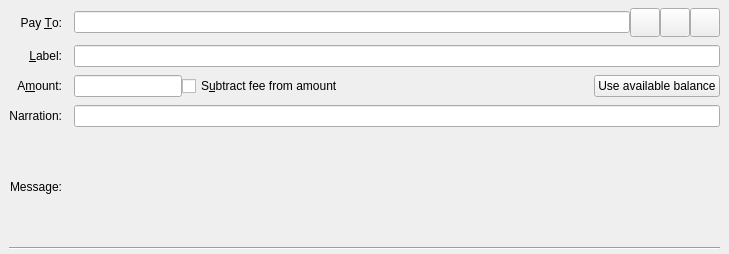
<?xml version="1.0" encoding="UTF-8"?>
<ui version="4.0">
 <class>SendCoinsEntry</class>
 <widget class="QStackedWidget" name="SendCoinsEntry">
  <property name="geometry">
   <rect>
    <x>0</x>
    <y>0</y>
    <width>729</width>
    <height>254</height>
   </rect>
  </property>
  <property name="focusPolicy">
   <enum>Qt::TabFocus</enum>
  </property>
  <property name="autoFillBackground">
   <bool>false</bool>
  </property>
  <widget class="QFrame" name="SendCoins">
   <property name="toolTip">
    <string>This is a normal payment.</string>
   </property>
   <property name="frameShape">
    <enum>QFrame::NoFrame</enum>
   </property>
   <layout class="QGridLayout" name="gridLayout">
    <property name="topMargin">
     <number>8</number>
    </property>
    <property name="bottomMargin">
     <number>4</number>
    </property>
    <property name="horizontalSpacing">
     <number>12</number>
    </property>
    <property name="verticalSpacing">
     <number>8</number>
    </property>
    <item row="4" column="0">
     <widget class="QLabel" name="lblNarration">
      <property name="text">
       <string>Narration:</string>
      </property>
      <property name="alignment">
       <set>Qt::AlignRight|Qt::AlignTrailing|Qt::AlignVCenter</set>
      </property>
      <property name="buddy">
       <cstring>edtNarration</cstring>
      </property>
     </widget>
    </item>
    <item row="0" column="0">
     <widget class="QLabel" name="payToLabel">
      <property name="text">
       <string>Pay &amp;To:</string>
      </property>
      <property name="alignment">
       <set>Qt::AlignRight|Qt::AlignTrailing|Qt::AlignVCenter</set>
      </property>
      <property name="buddy">
       <cstring>payTo</cstring>
      </property>
     </widget>
    </item>
    <item row="3" column="0">
     <widget class="QLabel" name="amountLabel">
      <property name="text">
       <string>A&amp;mount:</string>
      </property>
      <property name="alignment">
       <set>Qt::AlignRight|Qt::AlignTrailing|Qt::AlignVCenter</set>
      </property>
      <property name="buddy">
       <cstring>payAmount</cstring>
      </property>
     </widget>
    </item>
    <item row="0" column="1">
     <layout class="QHBoxLayout" name="payToLayout">
      <property name="spacing">
       <number>0</number>
      </property>
      <item>
       <widget class="QValidatedLineEdit" name="payTo">
        <property name="toolTip">
         <string>The Vircle address to send the payment to</string>
        </property>
       </widget>
      </item>
      <item>
       <widget class="QToolButton" name="addressBookButton">
        <property name="toolTip">
         <string>Choose previously used address</string>
        </property>
        <property name="text">
         <string/>
        </property>
        <property name="icon">
         <iconset resource="../bitcoin.qrc">
          <normaloff>:/icons/address-book</normaloff>:/icons/address-book</iconset>
        </property>
        <property name="iconSize">
         <size>
          <width>22</width>
          <height>22</height>
         </size>
        </property>
        <property name="shortcut">
         <string>Alt+A</string>
        </property>
       </widget>
      </item>
      <item>
       <widget class="QToolButton" name="pasteButton">
        <property name="toolTip">
         <string>Paste address from clipboard</string>
        </property>
        <property name="text">
         <string/>
        </property>
        <property name="icon">
         <iconset resource="../bitcoin.qrc">
          <normaloff>:/icons/editpaste</normaloff>:/icons/editpaste</iconset>
        </property>
        <property name="iconSize">
         <size>
          <width>22</width>
          <height>22</height>
         </size>
        </property>
        <property name="shortcut">
         <string>Alt+P</string>
        </property>
       </widget>
      </item>
      <item>
       <widget class="QToolButton" name="deleteButton">
        <property name="toolTip">
         <string>Remove this entry</string>
        </property>
        <property name="text">
         <string/>
        </property>
        <property name="icon">
         <iconset resource="../bitcoin.qrc">
          <normaloff>:/icons/remove</normaloff>:/icons/remove</iconset>
        </property>
        <property name="iconSize">
         <size>
          <width>22</width>
          <height>22</height>
         </size>
        </property>
       </widget>
      </item>
     </layout>
    </item>
    <item row="1" column="1">
     <widget class="QLineEdit" name="addAsLabel">
      <property name="toolTip">
       <string>Enter a label for this address to add it to the list of used addresses</string>
      </property>
     </widget>
    </item>
    <item row="1" column="0">
     <widget class="QLabel" name="labellLabel">
      <property name="text">
       <string>&amp;Label:</string>
      </property>
      <property name="alignment">
       <set>Qt::AlignRight|Qt::AlignTrailing|Qt::AlignVCenter</set>
      </property>
      <property name="buddy">
       <cstring>addAsLabel</cstring>
      </property>
     </widget>
    </item>
    <item row="3" column="1">
     <layout class="QHBoxLayout" name="horizontalLayoutAmount" stretch="0,1,0">
      <item>
       <widget class="BitcoinAmountField" name="payAmount"/>
      </item>
      <item>
       <widget class="QCheckBox" name="checkboxSubtractFeeFromAmount">
        <property name="toolTip">
         <string>The fee will be deducted from the amount being sent. The recipient will receive less vircle than you enter in the amount field. If multiple recipients are selected, the fee is split equally.</string>
        </property>
        <property name="text">
         <string>S&amp;ubtract fee from amount</string>
        </property>
       </widget>
      </item>
      <item>
       <widget class="QPushButton" name="useAvailableBalanceButton">
        <property name="text">
         <string>Use available balance</string>
        </property>
       </widget>
      </item>
     </layout>
    </item>
    <item row="4" column="1">
     <widget class="QLineEdit" name="edtNarration">
      <property name="toolTip">
       <string>A short message sent over the Vircle network, encrypted if sending to a stealth address or in a blind or anon transaction.</string>
      </property>
      <property name="maxLength">
       <number>24</number>
      </property>
     </widget>
    </item>
    <item row="5" column="0">
     <widget class="QLabel" name="messageLabel">
      <property name="text">
       <string>Message:</string>
      </property>
      <property name="alignment">
       <set>Qt::AlignRight|Qt::AlignTrailing|Qt::AlignVCenter</set>
      </property>
     </widget>
    </item>
    <item row="5" column="1">
     <widget class="QLabel" name="messageTextLabel">
      <property name="toolTip">
       <string>A message that was attached to the vircle: URI which will be stored with the transaction for your reference. Note: This message will not be sent over the Vircle network.</string>
      </property>
      <property name="textFormat">
       <enum>Qt::PlainText</enum>
      </property>
     </widget>
    </item>
    <item row="6" column="0" colspan="2">
     <widget class="Line" name="line">
      <property name="orientation">
       <enum>Qt::Horizontal</enum>
      </property>
     </widget>
    </item>
   </layout>
  </widget>
  <widget class="QFrame" name="SendCoins_cs">
   <property name="toolTip">
    <string>This is a payment to a coldstake script.</string>
   </property>
   <property name="frameShape">
    <enum>QFrame::NoFrame</enum>
   </property>
   <layout class="QGridLayout" name="gridLayout_cs">
    <property name="topMargin">
     <number>8</number>
    </property>
    <property name="bottomMargin">
     <number>4</number>
    </property>
    <property name="horizontalSpacing">
     <number>12</number>
    </property>
    <property name="verticalSpacing">
     <number>8</number>
    </property>
    <item row="3" column="1">
     <layout class="QHBoxLayout" name="horizontalLayoutAmount_cs" stretch="0,1,0">
      <item>
       <widget class="BitcoinAmountField" name="payAmount_cs"/>
      </item>
      <item>
       <widget class="QCheckBox" name="checkboxSubtractFeeFromAmount_cs">
        <property name="toolTip">
         <string>The fee will be deducted from the amount being sent. The recipient will receive less vircle than you enter in the amount field. If multiple recipients are selected, the fee is split equally.</string>
        </property>
        <property name="text">
         <string>Subtract fee from amount</string>
        </property>
       </widget>
      </item>
      <item>
       <widget class="QPushButton" name="useAvailableBalanceButton_cs">
        <property name="text">
         <string>Use available balance</string>
        </property>
       </widget>
      </item>
     </layout>
    </item>
    <item row="1" column="0">
     <widget class="QLabel" name="spendAddrLabel">
      <property name="text">
       <string>Spend  Address:</string>
      </property>
      <property name="alignment">
       <set>Qt::AlignRight|Qt::AlignTrailing|Qt::AlignVCenter</set>
      </property>
      <property name="buddy">
       <cstring>addAsLabel</cstring>
      </property>
     </widget>
    </item>
    <item row="4" column="1">
     <widget class="QLineEdit" name="edtNarration_cs">
      <property name="toolTip">
       <string>A short message sent over the Vircle network, encrypted if sending to a stealth address or in a blind or anon transaction.</string>
      </property>
      <property name="maxLength">
       <number>24</number>
      </property>
     </widget>
    </item>
    <item row="1" column="1">
     <layout class="QHBoxLayout" name="payToLayout2_cs">
      <property name="spacing">
       <number>0</number>
      </property>
      <item>
       <widget class="QValidatedLineEdit" name="spendAddr">
        <property name="toolTip">
         <string>The Vircle address that will be able to spend the output (must be 256bit)</string>
        </property>
       </widget>
      </item>
      <item>
       <widget class="QToolButton" name="addressBookButton2_cs">
        <property name="toolTip">
         <string>Choose previously used address</string>
        </property>
        <property name="text">
         <string/>
        </property>
        <property name="icon">
         <iconset resource="../bitcoin.qrc">
          <normaloff>:/icons/address-book</normaloff>:/icons/address-book</iconset>
        </property>
        <property name="iconSize">
         <size>
          <width>22</width>
          <height>22</height>
         </size>
        </property>
        <property name="shortcut">
         <string>Alt+A</string>
        </property>
       </widget>
      </item>
      <item>
       <widget class="QToolButton" name="pasteButton2_cs">
        <property name="toolTip">
         <string>Paste address from clipboard</string>
        </property>
        <property name="text">
         <string/>
        </property>
        <property name="icon">
         <iconset resource="../bitcoin.qrc">
          <normaloff>:/icons/editpaste</normaloff>:/icons/editpaste</iconset>
        </property>
        <property name="iconSize">
         <size>
          <width>22</width>
          <height>22</height>
         </size>
        </property>
        <property name="shortcut">
         <string>Alt+P</string>
        </property>
       </widget>
      </item>
     </layout>
    </item>
    <item row="5" column="0" colspan="2">
     <widget class="Line" name="line_cs">
      <property name="orientation">
       <enum>Qt::Horizontal</enum>
      </property>
     </widget>
    </item>
    <item row="3" column="0">
     <widget class="QLabel" name="amountLabel_cs">
      <property name="text">
       <string>Amount:</string>
      </property>
      <property name="alignment">
       <set>Qt::AlignRight|Qt::AlignTrailing|Qt::AlignVCenter</set>
      </property>
      <property name="buddy">
       <cstring>payAmount_cs</cstring>
      </property>
     </widget>
    </item>
    <item row="0" column="0">
     <widget class="QLabel" name="stakeAddrLabel">
      <property name="text">
       <string>Stake Address:</string>
      </property>
      <property name="alignment">
       <set>Qt::AlignRight|Qt::AlignTrailing|Qt::AlignVCenter</set>
      </property>
      <property name="buddy">
       <cstring>stakeAddr</cstring>
      </property>
     </widget>
    </item>
    <item row="4" column="0">
     <widget class="QLabel" name="lblNarration_cs">
      <property name="text">
       <string>Narration:</string>
      </property>
      <property name="alignment">
       <set>Qt::AlignRight|Qt::AlignTrailing|Qt::AlignVCenter</set>
      </property>
      <property name="buddy">
       <cstring>edtNarration_cs</cstring>
      </property>
     </widget>
    </item>
    <item row="0" column="1">
     <layout class="QHBoxLayout" name="payToLayout_cs">
      <property name="spacing">
       <number>0</number>
      </property>
      <item>
       <widget class="QValidatedLineEdit" name="stakeAddr">
        <property name="toolTip">
         <string>The Vircle address that will be able to stake the output</string>
        </property>
       </widget>
      </item>
      <item>
       <widget class="QToolButton" name="addressBookButton_cs">
        <property name="toolTip">
         <string>Choose previously used address</string>
        </property>
        <property name="text">
         <string/>
        </property>
        <property name="icon">
         <iconset resource="../bitcoin.qrc">
          <normaloff>:/icons/address-book</normaloff>:/icons/address-book</iconset>
        </property>
        <property name="iconSize">
         <size>
          <width>22</width>
          <height>22</height>
         </size>
        </property>
        <property name="shortcut">
         <string>Alt+A</string>
        </property>
       </widget>
      </item>
      <item>
       <widget class="QToolButton" name="pasteButton_cs">
        <property name="toolTip">
         <string>Paste address from clipboard</string>
        </property>
        <property name="text">
         <string/>
        </property>
        <property name="icon">
         <iconset resource="../bitcoin.qrc">
          <normaloff>:/icons/editpaste</normaloff>:/icons/editpaste</iconset>
        </property>
        <property name="iconSize">
         <size>
          <width>22</width>
          <height>22</height>
         </size>
        </property>
        <property name="shortcut">
         <string>Alt+P</string>
        </property>
       </widget>
      </item>
      <item>
       <widget class="QToolButton" name="deleteButton_cs">
        <property name="toolTip">
         <string>Remove this entry</string>
        </property>
        <property name="text">
         <string/>
        </property>
        <property name="icon">
         <iconset resource="../bitcoin.qrc">
          <normaloff>:/icons/remove</normaloff>:/icons/remove</iconset>
        </property>
        <property name="iconSize">
         <size>
          <width>22</width>
          <height>22</height>
         </size>
        </property>
       </widget>
      </item>
     </layout>
    </item>
   </layout>
  </widget>
  <widget class="QFrame" name="SendCoins_UnauthenticatedPaymentRequest">
   <property name="palette">
    <palette>
     <active>
      <colorrole role="WindowText">
       <brush brushstyle="SolidPattern">
        <color alpha="255">
         <red>0</red>
         <green>0</green>
         <blue>0</blue>
        </color>
       </brush>
      </colorrole>
      <colorrole role="Button">
       <brush brushstyle="SolidPattern">
        <color alpha="255">
         <red>255</red>
         <green>255</green>
         <blue>127</blue>
        </color>
       </brush>
      </colorrole>
      <colorrole role="Light">
       <brush brushstyle="SolidPattern">
        <color alpha="255">
         <red>255</red>
         <green>255</green>
         <blue>255</blue>
        </color>
       </brush>
      </colorrole>
      <colorrole role="Midlight">
       <brush brushstyle="SolidPattern">
        <color alpha="255">
         <red>255</red>
         <green>255</green>
         <blue>191</blue>
        </color>
       </brush>
      </colorrole>
      <colorrole role="Dark">
       <brush brushstyle="SolidPattern">
        <color alpha="255">
         <red>127</red>
         <green>127</green>
         <blue>63</blue>
        </color>
       </brush>
      </colorrole>
      <colorrole role="Mid">
       <brush brushstyle="SolidPattern">
        <color alpha="255">
         <red>170</red>
         <green>170</green>
         <blue>84</blue>
        </color>
       </brush>
      </colorrole>
      <colorrole role="Text">
       <brush brushstyle="SolidPattern">
        <color alpha="255">
         <red>0</red>
         <green>0</green>
         <blue>0</blue>
        </color>
       </brush>
      </colorrole>
      <colorrole role="BrightText">
       <brush brushstyle="SolidPattern">
        <color alpha="255">
         <red>255</red>
         <green>255</green>
         <blue>255</blue>
        </color>
       </brush>
      </colorrole>
      <colorrole role="ButtonText">
       <brush brushstyle="SolidPattern">
        <color alpha="255">
         <red>0</red>
         <green>0</green>
         <blue>0</blue>
        </color>
       </brush>
      </colorrole>
      <colorrole role="Base">
       <brush brushstyle="SolidPattern">
        <color alpha="255">
         <red>255</red>
         <green>255</green>
         <blue>255</blue>
        </color>
       </brush>
      </colorrole>
      <colorrole role="Window">
       <brush brushstyle="SolidPattern">
        <color alpha="255">
         <red>255</red>
         <green>255</green>
         <blue>127</blue>
        </color>
       </brush>
      </colorrole>
      <colorrole role="Shadow">
       <brush brushstyle="SolidPattern">
        <color alpha="255">
         <red>0</red>
         <green>0</green>
         <blue>0</blue>
        </color>
       </brush>
      </colorrole>
      <colorrole role="AlternateBase">
       <brush brushstyle="SolidPattern">
        <color alpha="255">
         <red>255</red>
         <green>255</green>
         <blue>191</blue>
        </color>
       </brush>
      </colorrole>
      <colorrole role="ToolTipBase">
       <brush brushstyle="SolidPattern">
        <color alpha="255">
         <red>255</red>
         <green>255</green>
         <blue>220</blue>
        </color>
       </brush>
      </colorrole>
      <colorrole role="ToolTipText">
       <brush brushstyle="SolidPattern">
        <color alpha="255">
         <red>0</red>
         <green>0</green>
         <blue>0</blue>
        </color>
       </brush>
      </colorrole>
     </active>
     <inactive>
      <colorrole role="WindowText">
       <brush brushstyle="SolidPattern">
        <color alpha="255">
         <red>0</red>
         <green>0</green>
         <blue>0</blue>
        </color>
       </brush>
      </colorrole>
      <colorrole role="Button">
       <brush brushstyle="SolidPattern">
        <color alpha="255">
         <red>255</red>
         <green>255</green>
         <blue>127</blue>
        </color>
       </brush>
      </colorrole>
      <colorrole role="Light">
       <brush brushstyle="SolidPattern">
        <color alpha="255">
         <red>255</red>
         <green>255</green>
         <blue>255</blue>
        </color>
       </brush>
      </colorrole>
      <colorrole role="Midlight">
       <brush brushstyle="SolidPattern">
        <color alpha="255">
         <red>255</red>
         <green>255</green>
         <blue>191</blue>
        </color>
       </brush>
      </colorrole>
      <colorrole role="Dark">
       <brush brushstyle="SolidPattern">
        <color alpha="255">
         <red>127</red>
         <green>127</green>
         <blue>63</blue>
        </color>
       </brush>
      </colorrole>
      <colorrole role="Mid">
       <brush brushstyle="SolidPattern">
        <color alpha="255">
         <red>170</red>
         <green>170</green>
         <blue>84</blue>
        </color>
       </brush>
      </colorrole>
      <colorrole role="Text">
       <brush brushstyle="SolidPattern">
        <color alpha="255">
         <red>0</red>
         <green>0</green>
         <blue>0</blue>
        </color>
       </brush>
      </colorrole>
      <colorrole role="BrightText">
       <brush brushstyle="SolidPattern">
        <color alpha="255">
         <red>255</red>
         <green>255</green>
         <blue>255</blue>
        </color>
       </brush>
      </colorrole>
      <colorrole role="ButtonText">
       <brush brushstyle="SolidPattern">
        <color alpha="255">
         <red>0</red>
         <green>0</green>
         <blue>0</blue>
        </color>
       </brush>
      </colorrole>
      <colorrole role="Base">
       <brush brushstyle="SolidPattern">
        <color alpha="255">
         <red>255</red>
         <green>255</green>
         <blue>255</blue>
        </color>
       </brush>
      </colorrole>
      <colorrole role="Window">
       <brush brushstyle="SolidPattern">
        <color alpha="255">
         <red>255</red>
         <green>255</green>
         <blue>127</blue>
        </color>
       </brush>
      </colorrole>
      <colorrole role="Shadow">
       <brush brushstyle="SolidPattern">
        <color alpha="255">
         <red>0</red>
         <green>0</green>
         <blue>0</blue>
        </color>
       </brush>
      </colorrole>
      <colorrole role="AlternateBase">
       <brush brushstyle="SolidPattern">
        <color alpha="255">
         <red>255</red>
         <green>255</green>
         <blue>191</blue>
        </color>
       </brush>
      </colorrole>
      <colorrole role="ToolTipBase">
       <brush brushstyle="SolidPattern">
        <color alpha="255">
         <red>255</red>
         <green>255</green>
         <blue>220</blue>
        </color>
       </brush>
      </colorrole>
      <colorrole role="ToolTipText">
       <brush brushstyle="SolidPattern">
        <color alpha="255">
         <red>0</red>
         <green>0</green>
         <blue>0</blue>
        </color>
       </brush>
      </colorrole>
     </inactive>
     <disabled>
      <colorrole role="WindowText">
       <brush brushstyle="SolidPattern">
        <color alpha="255">
         <red>127</red>
         <green>127</green>
         <blue>63</blue>
        </color>
       </brush>
      </colorrole>
      <colorrole role="Button">
       <brush brushstyle="SolidPattern">
        <color alpha="255">
         <red>255</red>
         <green>255</green>
         <blue>127</blue>
        </color>
       </brush>
      </colorrole>
      <colorrole role="Light">
       <brush brushstyle="SolidPattern">
        <color alpha="255">
         <red>255</red>
         <green>255</green>
         <blue>255</blue>
        </color>
       </brush>
      </colorrole>
      <colorrole role="Midlight">
       <brush brushstyle="SolidPattern">
        <color alpha="255">
         <red>255</red>
         <green>255</green>
         <blue>191</blue>
        </color>
       </brush>
      </colorrole>
      <colorrole role="Dark">
       <brush brushstyle="SolidPattern">
        <color alpha="255">
         <red>127</red>
         <green>127</green>
         <blue>63</blue>
        </color>
       </brush>
      </colorrole>
      <colorrole role="Mid">
       <brush brushstyle="SolidPattern">
        <color alpha="255">
         <red>170</red>
         <green>170</green>
         <blue>84</blue>
        </color>
       </brush>
      </colorrole>
      <colorrole role="Text">
       <brush brushstyle="SolidPattern">
        <color alpha="255">
         <red>127</red>
         <green>127</green>
         <blue>63</blue>
        </color>
       </brush>
      </colorrole>
      <colorrole role="BrightText">
       <brush brushstyle="SolidPattern">
        <color alpha="255">
         <red>255</red>
         <green>255</green>
         <blue>255</blue>
        </color>
       </brush>
      </colorrole>
      <colorrole role="ButtonText">
       <brush brushstyle="SolidPattern">
        <color alpha="255">
         <red>127</red>
         <green>127</green>
         <blue>63</blue>
        </color>
       </brush>
      </colorrole>
      <colorrole role="Base">
       <brush brushstyle="SolidPattern">
        <color alpha="255">
         <red>255</red>
         <green>255</green>
         <blue>127</blue>
        </color>
       </brush>
      </colorrole>
      <colorrole role="Window">
       <brush brushstyle="SolidPattern">
        <color alpha="255">
         <red>255</red>
         <green>255</green>
         <blue>127</blue>
        </color>
       </brush>
      </colorrole>
      <colorrole role="Shadow">
       <brush brushstyle="SolidPattern">
        <color alpha="255">
         <red>0</red>
         <green>0</green>
         <blue>0</blue>
        </color>
       </brush>
      </colorrole>
      <colorrole role="AlternateBase">
       <brush brushstyle="SolidPattern">
        <color alpha="255">
         <red>255</red>
         <green>255</green>
         <blue>127</blue>
        </color>
       </brush>
      </colorrole>
      <colorrole role="ToolTipBase">
       <brush brushstyle="SolidPattern">
        <color alpha="255">
         <red>255</red>
         <green>255</green>
         <blue>220</blue>
        </color>
       </brush>
      </colorrole>
      <colorrole role="ToolTipText">
       <brush brushstyle="SolidPattern">
        <color alpha="255">
         <red>0</red>
         <green>0</green>
         <blue>0</blue>
        </color>
       </brush>
      </colorrole>
     </disabled>
    </palette>
   </property>
   <property name="toolTip">
    <string>This is an unauthenticated payment request.</string>
   </property>
   <property name="autoFillBackground">
    <bool>true</bool>
   </property>
   <property name="frameShape">
    <enum>QFrame::NoFrame</enum>
   </property>
   <layout class="QGridLayout" name="gridLayout_is">
    <property name="spacing">
     <number>12</number>
    </property>
    <item row="0" column="0">
     <widget class="QLabel" name="payToLabel_is">
      <property name="text">
       <string>Pay To:</string>
      </property>
      <property name="alignment">
       <set>Qt::AlignRight|Qt::AlignTrailing|Qt::AlignVCenter</set>
      </property>
     </widget>
    </item>
    <item row="0" column="1">
     <layout class="QHBoxLayout" name="payToLayout_is">
      <property name="spacing">
       <number>0</number>
      </property>
      <item>
       <widget class="QLabel" name="payTo_is"/>
      </item>
      <item>
       <widget class="QToolButton" name="deleteButton_is">
        <property name="toolTip">
         <string>Remove this entry</string>
        </property>
        <property name="text">
         <string/>
        </property>
        <property name="icon">
         <iconset resource="../bitcoin.qrc">
          <normaloff>:/icons/remove</normaloff>:/icons/remove</iconset>
        </property>
       </widget>
      </item>
     </layout>
    </item>
    <item row="1" column="0">
     <widget class="QLabel" name="memoLabel_is">
      <property name="text">
       <string>Memo:</string>
      </property>
      <property name="alignment">
       <set>Qt::AlignRight|Qt::AlignTrailing|Qt::AlignVCenter</set>
      </property>
     </widget>
    </item>
    <item row="1" column="1">
     <widget class="QLabel" name="memoTextLabel_is">
      <property name="textFormat">
       <enum>Qt::PlainText</enum>
      </property>
     </widget>
    </item>
    <item row="2" column="0">
     <widget class="QLabel" name="amountLabel_is">
      <property name="text">
       <string>A&amp;mount:</string>
      </property>
      <property name="alignment">
       <set>Qt::AlignRight|Qt::AlignTrailing|Qt::AlignVCenter</set>
      </property>
      <property name="buddy">
       <cstring>payAmount_is</cstring>
      </property>
     </widget>
    </item>
    <item row="2" column="1">
     <widget class="BitcoinAmountField" name="payAmount_is">
      <property name="acceptDrops">
       <bool>false</bool>
      </property>
     </widget>
    </item>
   </layout>
  </widget>
  <widget class="QFrame" name="SendCoins_AuthenticatedPaymentRequest">
   <property name="palette">
    <palette>
     <active>
      <colorrole role="WindowText">
       <brush brushstyle="SolidPattern">
        <color alpha="255">
         <red>0</red>
         <green>0</green>
         <blue>0</blue>
        </color>
       </brush>
      </colorrole>
      <colorrole role="Button">
       <brush brushstyle="SolidPattern">
        <color alpha="255">
         <red>140</red>
         <green>232</green>
         <blue>119</blue>
        </color>
       </brush>
      </colorrole>
      <colorrole role="Light">
       <brush brushstyle="SolidPattern">
        <color alpha="255">
         <red>230</red>
         <green>255</green>
         <blue>224</blue>
        </color>
       </brush>
      </colorrole>
      <colorrole role="Midlight">
       <brush brushstyle="SolidPattern">
        <color alpha="255">
         <red>185</red>
         <green>243</green>
         <blue>171</blue>
        </color>
       </brush>
      </colorrole>
      <colorrole role="Dark">
       <brush brushstyle="SolidPattern">
        <color alpha="255">
         <red>70</red>
         <green>116</green>
         <blue>59</blue>
        </color>
       </brush>
      </colorrole>
      <colorrole role="Mid">
       <brush brushstyle="SolidPattern">
        <color alpha="255">
         <red>93</red>
         <green>155</green>
         <blue>79</blue>
        </color>
       </brush>
      </colorrole>
      <colorrole role="Text">
       <brush brushstyle="SolidPattern">
        <color alpha="255">
         <red>0</red>
         <green>0</green>
         <blue>0</blue>
        </color>
       </brush>
      </colorrole>
      <colorrole role="BrightText">
       <brush brushstyle="SolidPattern">
        <color alpha="255">
         <red>155</red>
         <green>255</green>
         <blue>147</blue>
        </color>
       </brush>
      </colorrole>
      <colorrole role="ButtonText">
       <brush brushstyle="SolidPattern">
        <color alpha="255">
         <red>0</red>
         <green>0</green>
         <blue>0</blue>
        </color>
       </brush>
      </colorrole>
      <colorrole role="Base">
       <brush brushstyle="SolidPattern">
        <color alpha="255">
         <red>119</red>
         <green>255</green>
         <blue>233</blue>
        </color>
       </brush>
      </colorrole>
      <colorrole role="Window">
       <brush brushstyle="SolidPattern">
        <color alpha="255">
         <red>140</red>
         <green>232</green>
         <blue>119</blue>
        </color>
       </brush>
      </colorrole>
      <colorrole role="Shadow">
       <brush brushstyle="SolidPattern">
        <color alpha="255">
         <red>0</red>
         <green>0</green>
         <blue>0</blue>
        </color>
       </brush>
      </colorrole>
      <colorrole role="AlternateBase">
       <brush brushstyle="SolidPattern">
        <color alpha="255">
         <red>197</red>
         <green>243</green>
         <blue>187</blue>
        </color>
       </brush>
      </colorrole>
      <colorrole role="NoRole">
       <brush brushstyle="SolidPattern">
        <color alpha="255">
         <red>125</red>
         <green>194</green>
         <blue>122</blue>
        </color>
       </brush>
      </colorrole>
      <colorrole role="ToolTipBase">
       <brush brushstyle="SolidPattern">
        <color alpha="255">
         <red>255</red>
         <green>255</green>
         <blue>220</blue>
        </color>
       </brush>
      </colorrole>
      <colorrole role="ToolTipText">
       <brush brushstyle="SolidPattern">
        <color alpha="255">
         <red>0</red>
         <green>0</green>
         <blue>0</blue>
        </color>
       </brush>
      </colorrole>
     </active>
     <inactive>
      <colorrole role="WindowText">
       <brush brushstyle="SolidPattern">
        <color alpha="255">
         <red>0</red>
         <green>0</green>
         <blue>0</blue>
        </color>
       </brush>
      </colorrole>
      <colorrole role="Button">
       <brush brushstyle="SolidPattern">
        <color alpha="255">
         <red>140</red>
         <green>232</green>
         <blue>119</blue>
        </color>
       </brush>
      </colorrole>
      <colorrole role="Light">
       <brush brushstyle="SolidPattern">
        <color alpha="255">
         <red>230</red>
         <green>255</green>
         <blue>224</blue>
        </color>
       </brush>
      </colorrole>
      <colorrole role="Midlight">
       <brush brushstyle="SolidPattern">
        <color alpha="255">
         <red>185</red>
         <green>243</green>
         <blue>171</blue>
        </color>
       </brush>
      </colorrole>
      <colorrole role="Dark">
       <brush brushstyle="SolidPattern">
        <color alpha="255">
         <red>70</red>
         <green>116</green>
         <blue>59</blue>
        </color>
       </brush>
      </colorrole>
      <colorrole role="Mid">
       <brush brushstyle="SolidPattern">
        <color alpha="255">
         <red>93</red>
         <green>155</green>
         <blue>79</blue>
        </color>
       </brush>
      </colorrole>
      <colorrole role="Text">
       <brush brushstyle="SolidPattern">
        <color alpha="255">
         <red>0</red>
         <green>0</green>
         <blue>0</blue>
        </color>
       </brush>
      </colorrole>
      <colorrole role="BrightText">
       <brush brushstyle="SolidPattern">
        <color alpha="255">
         <red>155</red>
         <green>255</green>
         <blue>147</blue>
        </color>
       </brush>
      </colorrole>
      <colorrole role="ButtonText">
       <brush brushstyle="SolidPattern">
        <color alpha="255">
         <red>0</red>
         <green>0</green>
         <blue>0</blue>
        </color>
       </brush>
      </colorrole>
      <colorrole role="Base">
       <brush brushstyle="SolidPattern">
        <color alpha="255">
         <red>119</red>
         <green>255</green>
         <blue>233</blue>
        </color>
       </brush>
      </colorrole>
      <colorrole role="Window">
       <brush brushstyle="SolidPattern">
        <color alpha="255">
         <red>140</red>
         <green>232</green>
         <blue>119</blue>
        </color>
       </brush>
      </colorrole>
      <colorrole role="Shadow">
       <brush brushstyle="SolidPattern">
        <color alpha="255">
         <red>0</red>
         <green>0</green>
         <blue>0</blue>
        </color>
       </brush>
      </colorrole>
      <colorrole role="AlternateBase">
       <brush brushstyle="SolidPattern">
        <color alpha="255">
         <red>197</red>
         <green>243</green>
         <blue>187</blue>
        </color>
       </brush>
      </colorrole>
      <colorrole role="NoRole">
       <brush brushstyle="SolidPattern">
        <color alpha="255">
         <red>125</red>
         <green>194</green>
         <blue>122</blue>
        </color>
       </brush>
      </colorrole>
      <colorrole role="ToolTipBase">
       <brush brushstyle="SolidPattern">
        <color alpha="255">
         <red>255</red>
         <green>255</green>
         <blue>220</blue>
        </color>
       </brush>
      </colorrole>
      <colorrole role="ToolTipText">
       <brush brushstyle="SolidPattern">
        <color alpha="255">
         <red>0</red>
         <green>0</green>
         <blue>0</blue>
        </color>
       </brush>
      </colorrole>
     </inactive>
     <disabled>
      <colorrole role="WindowText">
       <brush brushstyle="SolidPattern">
        <color alpha="255">
         <red>70</red>
         <green>116</green>
         <blue>59</blue>
        </color>
       </brush>
      </colorrole>
      <colorrole role="Button">
       <brush brushstyle="SolidPattern">
        <color alpha="255">
         <red>140</red>
         <green>232</green>
         <blue>119</blue>
        </color>
       </brush>
      </colorrole>
      <colorrole role="Light">
       <brush brushstyle="SolidPattern">
        <color alpha="255">
         <red>230</red>
         <green>255</green>
         <blue>224</blue>
        </color>
       </brush>
      </colorrole>
      <colorrole role="Midlight">
       <brush brushstyle="SolidPattern">
        <color alpha="255">
         <red>185</red>
         <green>243</green>
         <blue>171</blue>
        </color>
       </brush>
      </colorrole>
      <colorrole role="Dark">
       <brush brushstyle="SolidPattern">
        <color alpha="255">
         <red>70</red>
         <green>116</green>
         <blue>59</blue>
        </color>
       </brush>
      </colorrole>
      <colorrole role="Mid">
       <brush brushstyle="SolidPattern">
        <color alpha="255">
         <red>93</red>
         <green>155</green>
         <blue>79</blue>
        </color>
       </brush>
      </colorrole>
      <colorrole role="Text">
       <brush brushstyle="SolidPattern">
        <color alpha="255">
         <red>70</red>
         <green>116</green>
         <blue>59</blue>
        </color>
       </brush>
      </colorrole>
      <colorrole role="BrightText">
       <brush brushstyle="SolidPattern">
        <color alpha="255">
         <red>155</red>
         <green>255</green>
         <blue>147</blue>
        </color>
       </brush>
      </colorrole>
      <colorrole role="ButtonText">
       <brush brushstyle="SolidPattern">
        <color alpha="255">
         <red>70</red>
         <green>116</green>
         <blue>59</blue>
        </color>
       </brush>
      </colorrole>
      <colorrole role="Base">
       <brush brushstyle="SolidPattern">
        <color alpha="255">
         <red>140</red>
         <green>232</green>
         <blue>119</blue>
        </color>
       </brush>
      </colorrole>
      <colorrole role="Window">
       <brush brushstyle="SolidPattern">
        <color alpha="255">
         <red>140</red>
         <green>232</green>
         <blue>119</blue>
        </color>
       </brush>
      </colorrole>
      <colorrole role="Shadow">
       <brush brushstyle="SolidPattern">
        <color alpha="255">
         <red>0</red>
         <green>0</green>
         <blue>0</blue>
        </color>
       </brush>
      </colorrole>
      <colorrole role="AlternateBase">
       <brush brushstyle="SolidPattern">
        <color alpha="255">
         <red>140</red>
         <green>232</green>
         <blue>119</blue>
        </color>
       </brush>
      </colorrole>
      <colorrole role="NoRole">
       <brush brushstyle="SolidPattern">
        <color alpha="255">
         <red>125</red>
         <green>194</green>
         <blue>122</blue>
        </color>
       </brush>
      </colorrole>
      <colorrole role="ToolTipBase">
       <brush brushstyle="SolidPattern">
        <color alpha="255">
         <red>255</red>
         <green>255</green>
         <blue>220</blue>
        </color>
       </brush>
      </colorrole>
      <colorrole role="ToolTipText">
       <brush brushstyle="SolidPattern">
        <color alpha="255">
         <red>0</red>
         <green>0</green>
         <blue>0</blue>
        </color>
       </brush>
      </colorrole>
     </disabled>
    </palette>
   </property>
   <property name="toolTip">
    <string>This is an authenticated payment request.</string>
   </property>
   <property name="autoFillBackground">
    <bool>true</bool>
   </property>
   <property name="frameShape">
    <enum>QFrame::NoFrame</enum>
   </property>
   <layout class="QGridLayout" name="gridLayout_s">
    <property name="spacing">
     <number>12</number>
    </property>
    <item row="0" column="0">
     <widget class="QLabel" name="payToLabel_s">
      <property name="text">
       <string>Pay To:</string>
      </property>
      <property name="alignment">
       <set>Qt::AlignRight|Qt::AlignTrailing|Qt::AlignVCenter</set>
      </property>
     </widget>
    </item>
    <item row="0" column="1">
     <layout class="QHBoxLayout" name="payToLayout_s">
      <property name="spacing">
       <number>0</number>
      </property>
      <item>
       <widget class="QLabel" name="payTo_s">
        <property name="textFormat">
         <enum>Qt::PlainText</enum>
        </property>
       </widget>
      </item>
      <item>
       <widget class="QToolButton" name="deleteButton_s">
        <property name="toolTip">
         <string>Remove this entry</string>
        </property>
        <property name="text">
         <string/>
        </property>
        <property name="icon">
         <iconset resource="../bitcoin.qrc">
          <normaloff>:/icons/remove</normaloff>:/icons/remove</iconset>
        </property>
       </widget>
      </item>
     </layout>
    </item>
    <item row="1" column="0">
     <widget class="QLabel" name="memoLabel_s">
      <property name="text">
       <string>Memo:</string>
      </property>
      <property name="alignment">
       <set>Qt::AlignRight|Qt::AlignTrailing|Qt::AlignVCenter</set>
      </property>
     </widget>
    </item>
    <item row="1" column="1">
     <widget class="QLabel" name="memoTextLabel_s">
      <property name="textFormat">
       <enum>Qt::PlainText</enum>
      </property>
     </widget>
    </item>
    <item row="2" column="0">
     <widget class="QLabel" name="amountLabel_s">
      <property name="text">
       <string>A&amp;mount:</string>
      </property>
      <property name="alignment">
       <set>Qt::AlignRight|Qt::AlignTrailing|Qt::AlignVCenter</set>
      </property>
      <property name="buddy">
       <cstring>payAmount_s</cstring>
      </property>
     </widget>
    </item>
    <item row="2" column="1">
     <widget class="BitcoinAmountField" name="payAmount_s">
      <property name="acceptDrops">
       <bool>false</bool>
      </property>
     </widget>
    </item>
   </layout>
  </widget>
 </widget>
 <customwidgets>
  <customwidget>
   <class>QValidatedLineEdit</class>
   <extends>QLineEdit</extends>
   <header>qt/qvalidatedlineedit.h</header>
  </customwidget>
  <customwidget>
   <class>BitcoinAmountField</class>
   <extends>QLineEdit</extends>
   <header>qt/bitcoinamountfield.h</header>
   <container>1</container>
  </customwidget>
 </customwidgets>
 <tabstops>
  <tabstop>payTo</tabstop>
  <tabstop>addressBookButton</tabstop>
  <tabstop>pasteButton</tabstop>
  <tabstop>deleteButton</tabstop>
  <tabstop>addAsLabel</tabstop>
  <tabstop>payAmount</tabstop>
  <tabstop>payAmount_is</tabstop>
  <tabstop>deleteButton_is</tabstop>
  <tabstop>payAmount_s</tabstop>
  <tabstop>edtNarration</tabstop>
  <tabstop>deleteButton_s</tabstop>
 </tabstops>
 <resources>
  <include location="../bitcoin.qrc"/>
 </resources>
 <connections/>
</ui>
